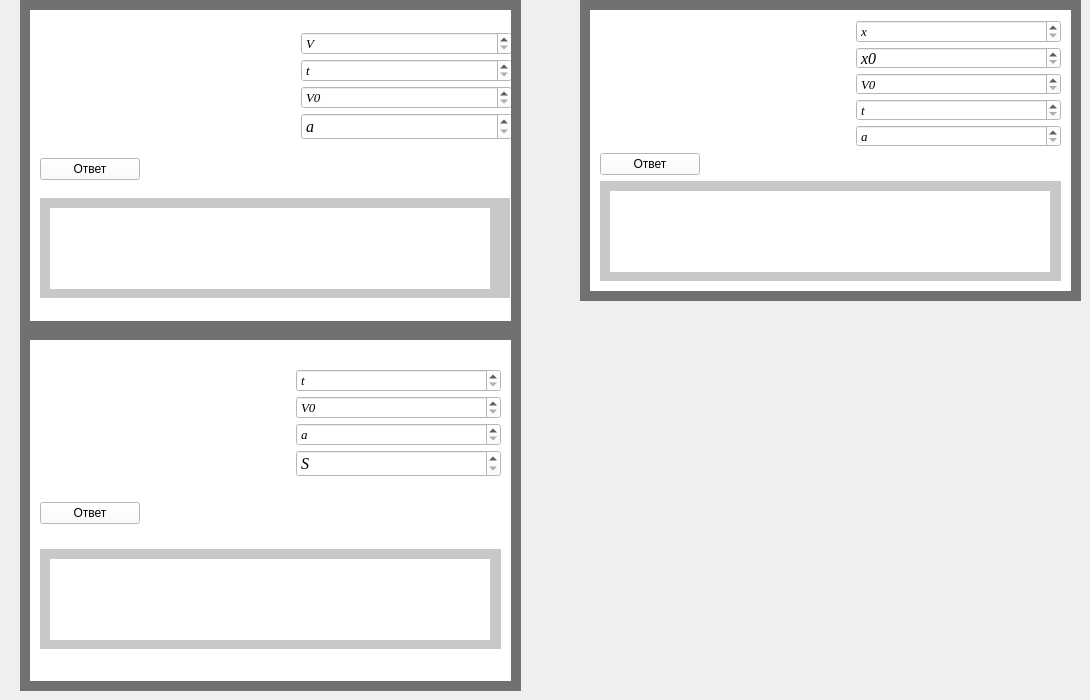
      <widget class="QWidget" name="tab_7">
       <attribute name="title">
        <string>Ускорение</string>
       </attribute>
       <widget class="QWidget" name="widget_51" native="true">
        <property name="geometry">
         <rect>
          <x>20</x>
          <y>0</y>
          <width>501</width>
          <height>341</height>
         </rect>
        </property>
        <property name="styleSheet">
         <string notr="true">background-color: rgb(0, 0, 0);
background-color: rgb(113, 113, 113);</string>
        </property>
        <widget class="QWidget" name="widget_52" native="true">
         <property name="geometry">
          <rect>
           <x>10</x>
           <y>10</y>
           <width>481</width>
           <height>311</height>
          </rect>
         </property>
         <property name="styleSheet">
          <string notr="true">background-color: rgb(255, 255, 255);</string>
         </property>
         <widget class="QWidget" name="verticalLayoutWidget_35">
          <property name="geometry">
           <rect>
            <x>10</x>
            <y>0</y>
            <width>472</width>
            <height>301</height>
           </rect>
          </property>
          <layout class="QVBoxLayout" name="verticalLayout_45">
           <property name="topMargin">
            <number>10</number>
           </property>
           <item>
            <layout class="QHBoxLayout" name="horizontalLayout_26">
             <property name="spacing">
              <number>50</number>
             </property>
             <item>
              <widget class="QLabel" name="label_18">
               <property name="minimumSize">
                <size>
                 <width>180</width>
                 <height>0</height>
                </size>
               </property>
               <property name="styleSheet">
                <string notr="true">background-color: rgb(255, 255, 255);</string>
               </property>
               <property name="text">
                <string/>
               </property>
               <property name="pixmap">
                <pixmap>D:/Downloads/2018-10-06_20-51-26.jpg</pixmap>
               </property>
              </widget>
             </item>
             <item>
              <layout class="QVBoxLayout" name="verticalLayout_46">
               <property name="spacing">
                <number>4</number>
               </property>
               <item>
                <widget class="QSpinBox" name="spinBox_51">
                 <property name="font">
                  <font>
                   <family>Times New Roman</family>
                   <pointsize>10</pointsize>
                   <italic>true</italic>
                  </font>
                 </property>
                 <property name="specialValueText">
                  <string>V</string>
                 </property>
                 <property name="maximum">
                  <number>1000000000</number>
                 </property>
                </widget>
               </item>
               <item>
                <widget class="QSpinBox" name="spinBox_42">
                 <property name="font">
                  <font>
                   <family>Times New Roman</family>
                   <pointsize>10</pointsize>
                   <italic>true</italic>
                  </font>
                 </property>
                 <property name="specialValueText">
                  <string>t</string>
                 </property>
                 <property name="maximum">
                  <number>1000000000</number>
                 </property>
                </widget>
               </item>
               <item>
                <widget class="QSpinBox" name="spinBox_32">
                 <property name="font">
                  <font>
                   <family>Times New Roman</family>
                   <pointsize>10</pointsize>
                   <italic>true</italic>
                  </font>
                 </property>
                 <property name="specialValueText">
                  <string>V0</string>
                 </property>
                 <property name="maximum">
                  <number>1000000000</number>
                 </property>
                </widget>
               </item>
               <item>
                <widget class="QSpinBox" name="spinBox_52">
                 <property name="font">
                  <font>
                   <family>Times New Roman</family>
                   <pointsize>12</pointsize>
                   <italic>true</italic>
                  </font>
                 </property>
                 <property name="specialValueText">
                  <string>a</string>
                 </property>
                 <property name="maximum">
                  <number>1000000000</number>
                 </property>
                </widget>
               </item>
              </layout>
             </item>
            </layout>
           </item>
           <item>
            <widget class="QPushButton" name="pushButton_17">
             <property name="minimumSize">
              <size>
               <width>100</width>
               <height>0</height>
              </size>
             </property>
             <property name="maximumSize">
              <size>
               <width>100</width>
               <height>16777215</height>
              </size>
             </property>
             <property name="text">
              <string>Ответ</string>
             </property>
            </widget>
           </item>
           <item>
            <widget class="QWidget" name="widget_62" native="true">
             <property name="minimumSize">
              <size>
               <width>470</width>
               <height>100</height>
              </size>
             </property>
             <property name="maximumSize">
              <size>
               <width>400</width>
               <height>100</height>
              </size>
             </property>
             <property name="styleSheet">
              <string notr="true">background-color: rgb(200, 200, 200);</string>
             </property>
             <widget class="QLabel" name="label_24">
              <property name="geometry">
               <rect>
                <x>10</x>
                <y>10</y>
                <width>440</width>
                <height>81</height>
               </rect>
              </property>
              <property name="minimumSize">
               <size>
                <width>440</width>
                <height>0</height>
               </size>
              </property>
              <property name="maximumSize">
               <size>
                <width>440</width>
                <height>16777215</height>
               </size>
              </property>
              <property name="styleSheet">
               <string notr="true">background-color: rgb(255, 255, 255);</string>
              </property>
              <property name="text">
               <string/>
              </property>
             </widget>
            </widget>
           </item>
          </layout>
         </widget>
        </widget>
       </widget>
       <widget class="QWidget" name="widget_60" native="true">
        <property name="geometry">
         <rect>
          <x>580</x>
          <y>0</y>
          <width>501</width>
          <height>301</height>
         </rect>
        </property>
        <property name="styleSheet">
         <string notr="true">background-color: rgb(0, 0, 0);
background-color: rgb(113, 113, 113);</string>
        </property>
        <widget class="QWidget" name="widget_61" native="true">
         <property name="geometry">
          <rect>
           <x>10</x>
           <y>10</y>
           <width>481</width>
           <height>281</height>
          </rect>
         </property>
         <property name="styleSheet">
          <string notr="true">background-color: rgb(255, 255, 255);</string>
         </property>
         <widget class="QWidget" name="verticalLayoutWidget_38">
          <property name="geometry">
           <rect>
            <x>10</x>
            <y>10</y>
            <width>461</width>
            <height>261</height>
           </rect>
          </property>
          <layout class="QVBoxLayout" name="verticalLayout_49">
           <item>
            <layout class="QHBoxLayout" name="horizontalLayout_29">
             <property name="spacing">
              <number>50</number>
             </property>
             <item>
              <widget class="QLabel" name="label_34">
               <property name="minimumSize">
                <size>
                 <width>180</width>
                 <height>0</height>
                </size>
               </property>
               <property name="styleSheet">
                <string notr="true">background-color: rgb(255, 255, 255);</string>
               </property>
               <property name="text">
                <string/>
               </property>
               <property name="pixmap">
                <pixmap>D:/Downloads/2018-10-06_20-51-52.jpg</pixmap>
               </property>
              </widget>
             </item>
             <item>
              <layout class="QVBoxLayout" name="verticalLayout_50">
               <property name="spacing">
                <number>4</number>
               </property>
               <item>
                <widget class="QSpinBox" name="spinBox_2">
                 <property name="font">
                  <font>
                   <family>Times New Roman</family>
                   <pointsize>10</pointsize>
                   <italic>true</italic>
                  </font>
                 </property>
                 <property name="specialValueText">
                  <string>x</string>
                 </property>
                 <property name="maximum">
                  <number>1000000000</number>
                 </property>
                </widget>
               </item>
               <item>
                <widget class="QSpinBox" name="spinBox">
                 <property name="font">
                  <font>
                   <family>Times New Roman</family>
                   <pointsize>12</pointsize>
                   <italic>true</italic>
                  </font>
                 </property>
                 <property name="specialValueText">
                  <string>x0</string>
                 </property>
                 <property name="maximum">
                  <number>1000000000</number>
                 </property>
                </widget>
               </item>
               <item>
                <widget class="QSpinBox" name="spinBox_5">
                 <property name="font">
                  <font>
                   <family>Times New Roman</family>
                   <pointsize>10</pointsize>
                   <italic>true</italic>
                  </font>
                 </property>
                 <property name="specialValueText">
                  <string>V0</string>
                 </property>
                 <property name="maximum">
                  <number>1000000000</number>
                 </property>
                </widget>
               </item>
               <item>
                <widget class="QSpinBox" name="spinBox_4">
                 <property name="font">
                  <font>
                   <family>Times New Roman</family>
                   <pointsize>10</pointsize>
                   <italic>true</italic>
                  </font>
                 </property>
                 <property name="specialValueText">
                  <string>t</string>
                 </property>
                 <property name="maximum">
                  <number>1000000000</number>
                 </property>
                </widget>
               </item>
               <item>
                <widget class="QSpinBox" name="spinBox_58">
                 <property name="font">
                  <font>
                   <family>Times New Roman</family>
                   <pointsize>10</pointsize>
                   <italic>true</italic>
                  </font>
                 </property>
                 <property name="specialValueText">
                  <string>a</string>
                 </property>
                 <property name="maximum">
                  <number>1000000000</number>
                 </property>
                </widget>
               </item>
              </layout>
             </item>
            </layout>
           </item>
           <item>
            <widget class="QPushButton" name="pushButton_20">
             <property name="minimumSize">
              <size>
               <width>100</width>
               <height>0</height>
              </size>
             </property>
             <property name="maximumSize">
              <size>
               <width>100</width>
               <height>16777215</height>
              </size>
             </property>
             <property name="text">
              <string>Ответ</string>
             </property>
            </widget>
           </item>
           <item>
            <widget class="QWidget" name="widget_65" native="true">
             <property name="minimumSize">
              <size>
               <width>0</width>
               <height>100</height>
              </size>
             </property>
             <property name="maximumSize">
              <size>
               <width>470</width>
               <height>100</height>
              </size>
             </property>
             <property name="styleSheet">
              <string notr="true">background-color: rgb(200, 200, 200);</string>
             </property>
             <widget class="QLabel" name="label_36">
              <property name="geometry">
               <rect>
                <x>10</x>
                <y>10</y>
                <width>440</width>
                <height>81</height>
               </rect>
              </property>
              <property name="minimumSize">
               <size>
                <width>440</width>
                <height>0</height>
               </size>
              </property>
              <property name="maximumSize">
               <size>
                <width>440</width>
                <height>16777215</height>
               </size>
              </property>
              <property name="styleSheet">
               <string notr="true">background-color: rgb(255, 255, 255);</string>
              </property>
              <property name="text">
               <string/>
              </property>
             </widget>
            </widget>
           </item>
          </layout>
         </widget>
        </widget>
       </widget>
       <widget class="QWidget" name="widget_63" native="true">
        <property name="geometry">
         <rect>
          <x>20</x>
          <y>330</y>
          <width>501</width>
          <height>361</height>
         </rect>
        </property>
        <property name="styleSheet">
         <string notr="true">background-color: rgb(0, 0, 0);
background-color: rgb(113, 113, 113);</string>
        </property>
        <widget class="QWidget" name="widget_64" native="true">
         <property name="geometry">
          <rect>
           <x>10</x>
           <y>10</y>
           <width>481</width>
           <height>341</height>
          </rect>
         </property>
         <property name="styleSheet">
          <string notr="true">background-color: rgb(255, 255, 255);</string>
         </property>
         <widget class="QWidget" name="verticalLayoutWidget_39">
          <property name="geometry">
           <rect>
            <x>10</x>
            <y>0</y>
            <width>461</width>
            <height>331</height>
           </rect>
          </property>
          <layout class="QVBoxLayout" name="verticalLayout_51">
           <property name="topMargin">
            <number>10</number>
           </property>
           <item>
            <layout class="QHBoxLayout" name="horizontalLayout_30">
             <property name="spacing">
              <number>50</number>
             </property>
             <item>
              <widget class="QLabel" name="label_38">
               <property name="minimumSize">
                <size>
                 <width>180</width>
                 <height>0</height>
                </size>
               </property>
               <property name="styleSheet">
                <string notr="true">background-color: rgb(255, 255, 255);</string>
               </property>
               <property name="text">
                <string/>
               </property>
               <property name="pixmap">
                <pixmap>D:/Downloads/2018-10-06_20-51-37.jpg</pixmap>
               </property>
              </widget>
             </item>
             <item>
              <layout class="QVBoxLayout" name="verticalLayout_52">
               <property name="spacing">
                <number>4</number>
               </property>
               <item>
                <widget class="QSpinBox" name="spinBox_54">
                 <property name="font">
                  <font>
                   <family>Times New Roman</family>
                   <pointsize>10</pointsize>
                   <italic>true</italic>
                  </font>
                 </property>
                 <property name="specialValueText">
                  <string>t</string>
                 </property>
                 <property name="maximum">
                  <number>1000000000</number>
                 </property>
                </widget>
               </item>
               <item>
                <widget class="QSpinBox" name="spinBox_55">
                 <property name="font">
                  <font>
                   <family>Times New Roman</family>
                   <pointsize>10</pointsize>
                   <italic>true</italic>
                  </font>
                 </property>
                 <property name="specialValueText">
                  <string>V0</string>
                 </property>
                 <property name="maximum">
                  <number>1000000000</number>
                 </property>
                </widget>
               </item>
               <item>
                <widget class="QSpinBox" name="spinBox_53">
                 <property name="font">
                  <font>
                   <family>Times New Roman</family>
                   <pointsize>10</pointsize>
                   <italic>true</italic>
                  </font>
                 </property>
                 <property name="specialValueText">
                  <string>a</string>
                 </property>
                 <property name="maximum">
                  <number>1000000000</number>
                 </property>
                </widget>
               </item>
               <item>
                <widget class="QSpinBox" name="spinBox_56">
                 <property name="font">
                  <font>
                   <family>Times New Roman</family>
                   <pointsize>12</pointsize>
                   <italic>true</italic>
                  </font>
                 </property>
                 <property name="specialValueText">
                  <string>S</string>
                 </property>
                 <property name="maximum">
                  <number>1000000000</number>
                 </property>
                </widget>
               </item>
              </layout>
             </item>
            </layout>
           </item>
           <item>
            <widget class="QPushButton" name="pushButton_21">
             <property name="minimumSize">
              <size>
               <width>100</width>
               <height>0</height>
              </size>
             </property>
             <property name="maximumSize">
              <size>
               <width>100</width>
               <height>16777215</height>
              </size>
             </property>
             <property name="text">
              <string>Ответ</string>
             </property>
            </widget>
           </item>
           <item>
            <widget class="QWidget" name="widget_72" native="true">
             <property name="minimumSize">
              <size>
               <width>0</width>
               <height>100</height>
              </size>
             </property>
             <property name="maximumSize">
              <size>
               <width>470</width>
               <height>100</height>
              </size>
             </property>
             <property name="styleSheet">
              <string notr="true">background-color: rgb(200, 200, 200);</string>
             </property>
             <widget class="QLabel" name="label_42">
              <property name="geometry">
               <rect>
                <x>10</x>
                <y>10</y>
                <width>440</width>
                <height>81</height>
               </rect>
              </property>
              <property name="minimumSize">
               <size>
                <width>440</width>
                <height>0</height>
               </size>
              </property>
              <property name="maximumSize">
               <size>
                <width>440</width>
                <height>16777215</height>
               </size>
              </property>
              <property name="styleSheet">
               <string notr="true">background-color: rgb(255, 255, 255);</string>
              </property>
              <property name="text">
               <string/>
              </property>
             </widget>
            </widget>
           </item>
          </layout>
         </widget>
        </widget>
       </widget>
      </widget>
